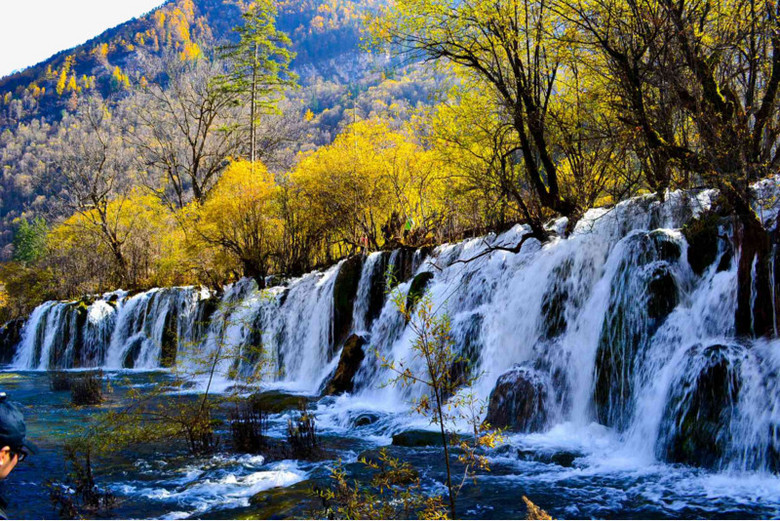
#> input picture 208-张亚琼-北京/20240329_第二周作业/780.jpeg, 780 x 521 px
$ python gray.py
#> lines starting #> are read from the running program, lines starting #| are printed output that depends on the picture
# -*- coding: utf-8 -*-
"""
@author: Michael

彩色图像的灰度化、二值化
"""
from skimage.color import rgb2gray
import numpy as np
import matplotlib.pyplot as plt
from PIL import Image
import cv2

# 灰度化
img = cv2.imread("780.jpeg")
#> img is the input picture: shape (521, 780, 3); mean B, G, R 101.4, 102.5, 95.9
h,w = img.shape[:2]                               #获取图片的high和wide
#> h = 521; w = 780
img_gray = np.zeros([h,w],img.dtype)                   #创建一张和当前图片大小一样的单通道图片
for i in range(h):
    for j in range(w):
        m = img[i,j]                             #取出当前high和wide中的BGR坐标
        img_gray[i,j] = int(m[0]*0.11 + m[1]*0.59 + m[2]*0.3)   #将BGR坐标转化为gray坐标并赋值给新图像
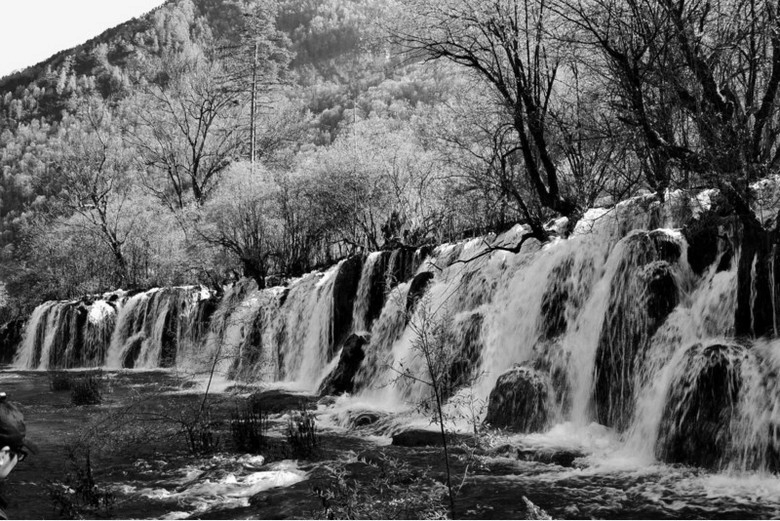
#> img_gray: shape (521, 780); min 0, max 255, mean 99.9

print (m)
print (img_gray)
#> (printed output is left out)
print("image show gray: %s"%img_gray)
#> (printed output is left out)
cv2.imshow("image show gray",img_gray)


# 二值化
rows, cols = img_gray.shape
#> rows = 521; cols = 780
for i in range(rows):
    for j in range(cols):
        if (img_gray[i, j] <= 0.5):
            img_gray[i, j] = 0
        else:
            img_gray[i, j] = 1
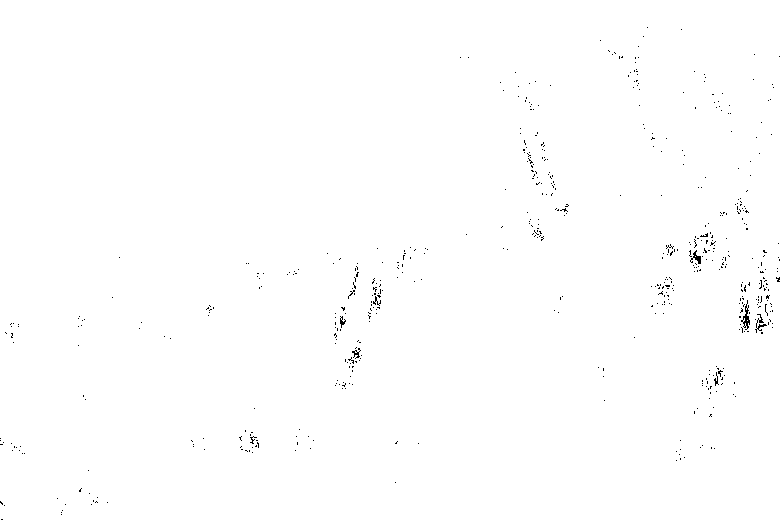
#> img_gray: shape (521, 780); values 0 (black) and 1 (white), 99.6% white; black in thin lines or dots

# img_binary = np.where(img_gray >= 0.5, 1, 0)
print("-----imge_binary------")
print(img_gray)
#> (printed output is left out)
print(img_gray.shape)
#| (521, 780)

plt.subplot(223)
plt.imshow(img_gray, cmap='gray')
plt.show()
